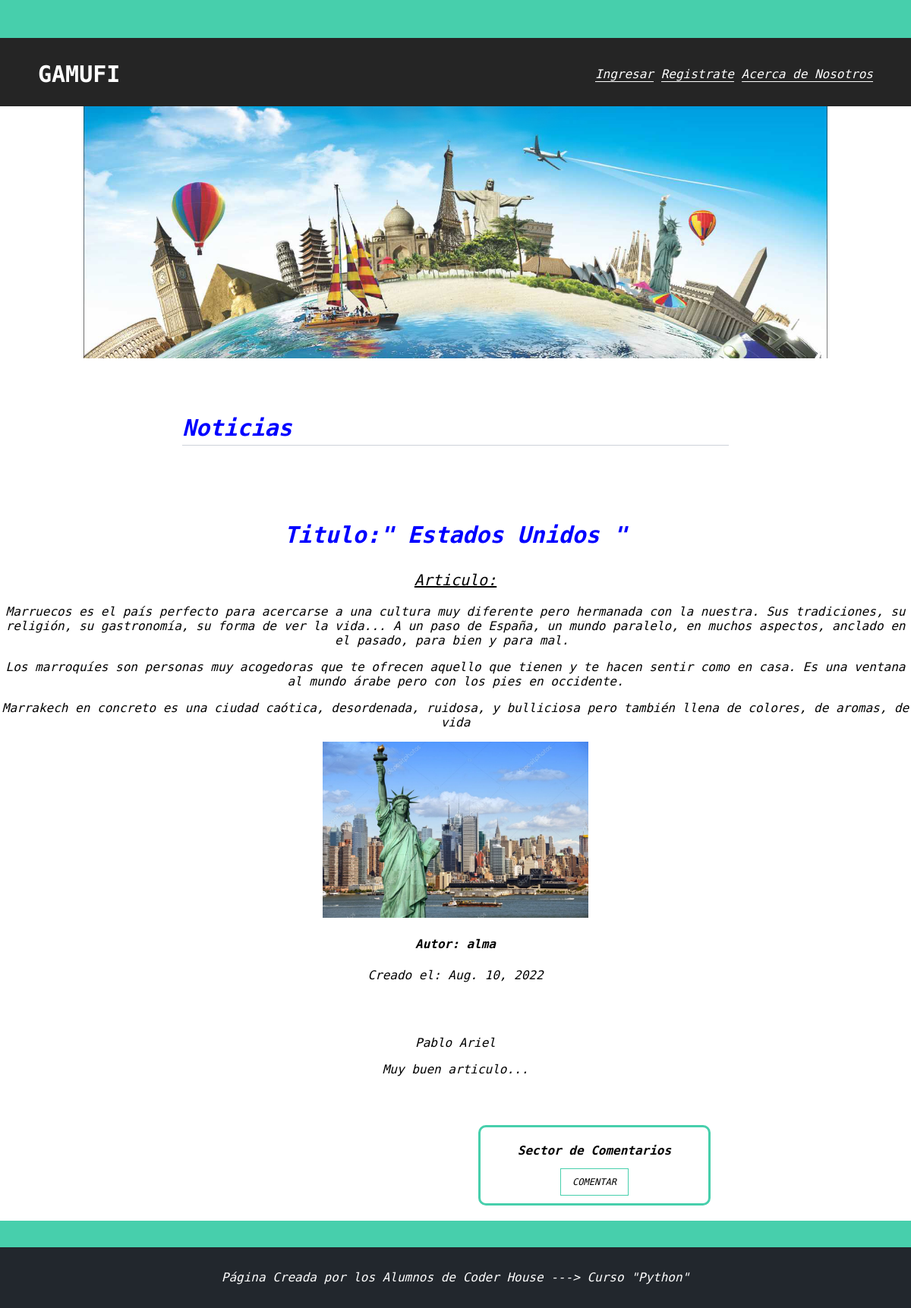
The app's page /detalle/16 with its own data.
### Articulos/models.py (models this page shows, shortened)
class Entrada(models.Model):
    titulo = models.CharField(max_length=80)
    subtitulo = models.CharField(max_length=80)
    contenido = RichTextField(blank=True, null=True)
    fecha_ingreso = models.DateField(auto_now_add=True)
    imagen = models.ImageField(upload_to='entrada', null=True, blank=True)
    autor = models.ForeignKey(User, on_delete=models.CASCADE)

class Comentarios(models.Model):
    entrada_id = models.IntegerField()
    nombre = models.CharField(max_length=50)
    comentario = models.TextField(max_length=400)

### Articulos/views.py (the view)
# urls.py: path('detalle/<id_entrada>', detalleEntrada, name='detalle'),
def detalleEntrada(request, id_entrada):
    try:
        entrada = Entrada.objects.get(id=id_entrada)
        comentarios = Comentarios.objects.filter(entrada_id=id_entrada)
    except:
        return render(request,"detalleEntrada.html",{"mensaje":'La entrada no existe'})
    return render(request,"detalleEntrada.html",{"entrada":entrada, "comentarios": comentarios})

### Articulos/templates/detalleEntrada.html (shortened to what this page needs)
{% extends "padre.html" %}
{% load static %}
{% block Articulo %}
  <section class="grid-container blogpost-img-container">
    <img src="{% static '\imagenes\aaa.jpg' %}" alt="" />
  </section>
  <section class="blogpost-main-container">
    <div class="grid-container-blog">
       <h3 style="color:blue;font-size: 30px;">Noticias</h3>
    </div>
  </section>
  <section style="text-align: center;">
    {% if entrada %}
      <h3 style="color:blue;font-size:30px;"> Titulo:" {{ entrada.titulo }} "</h3>
      <p style="text-decoration: underline;font-size:20px;">Articulo:</p>
      <p>{{ entrada.contenido|safe }}</p>
      {% if entrada.imagen %}
      <img src="{{ entrada.imagen.url }}" alt="Imagen de entrada" style="width:350px ;">
      {% endif %}
      <h4>Autor: {{ entrada.autor }}</h4>
      <p>Creado el: {{ entrada.fecha_ingreso }}</p>
      <br><br>
      {% if comentarios %}
      {% for comentario in comentarios %}
      <p> {{ comentario.nombre }}</p>
      <p>{{ comentario.comentario }}</p>
      {% endfor %}
      {% endif %}
      <br><br>
      <section style="border: 3px solid #47cfac;border-radius:10px;width:300px;height: 100px;margin-top: 10px;text-align: center;margin-left: 630PX;margin-bottom: 20PX;">
        <section style="margin-bottom: 35px;">
            <h1>Sector de Comentarios</h1>
          <a href="{% url 'comentar' entrada.id %}" class="blogs-button" >COMENTAR</a>
        </section>
      </section>
    {% endif %}
  </section>
{% endblock %}

### Articulos/static/main.css (style rules this page uses)
body { font-family: 'Roboto Mono', monospace; margin: 0; padding: 0; }
a { text-decoration: none; display: inline; color: black; }
.grid-container { max-width: 980px; margin: auto; }
.blogs-button { border: 1px solid #47cfac; padding: 10px 15px; font-size: 12px; font-weight: 500; width: 60px; }
.blogpost-img-container { padding: 0 50px 40px; }
.blogpost-img-container img { width: 100%; }
.blogpost-main-container { padding: 0 50px 40px; }
.grid-container-blog { max-width: 720px; margin: auto; }
.blogpost-main-container h3 { border-bottom: 1px solid #cdd2da; padding-bottom: 5px; }

### records on screen
Entrada: titulo "Estados Unidos", contenido "Marruecos es el país perfecto para acercarse a una cultura muy diferente pero hermanada con la nuestra. Sus tradiciones, su religión, su gastronomía, su forma de ver la vida... A un paso de España, un mundo paralelo, en muchos aspectos, anclado en el pasado, para bien y para mal. Los marroquíes son personas muy acogedoras que te ofrecen aquello que tienen y te hacen sentir como en casa. Es una ventana al mundo árabe pero con los pies en occidente. Marrakech en concreto es una ciudad caótica, desordenada, ruidosa, y bulliciosa pero también llena de colores, de aromas, de vida", imagen (picture), autor "alma", fecha_ingreso "Aug. 10, 2022"
Comentarios: nombre "Pablo Ariel", comentario "Muy buen articulo..."
